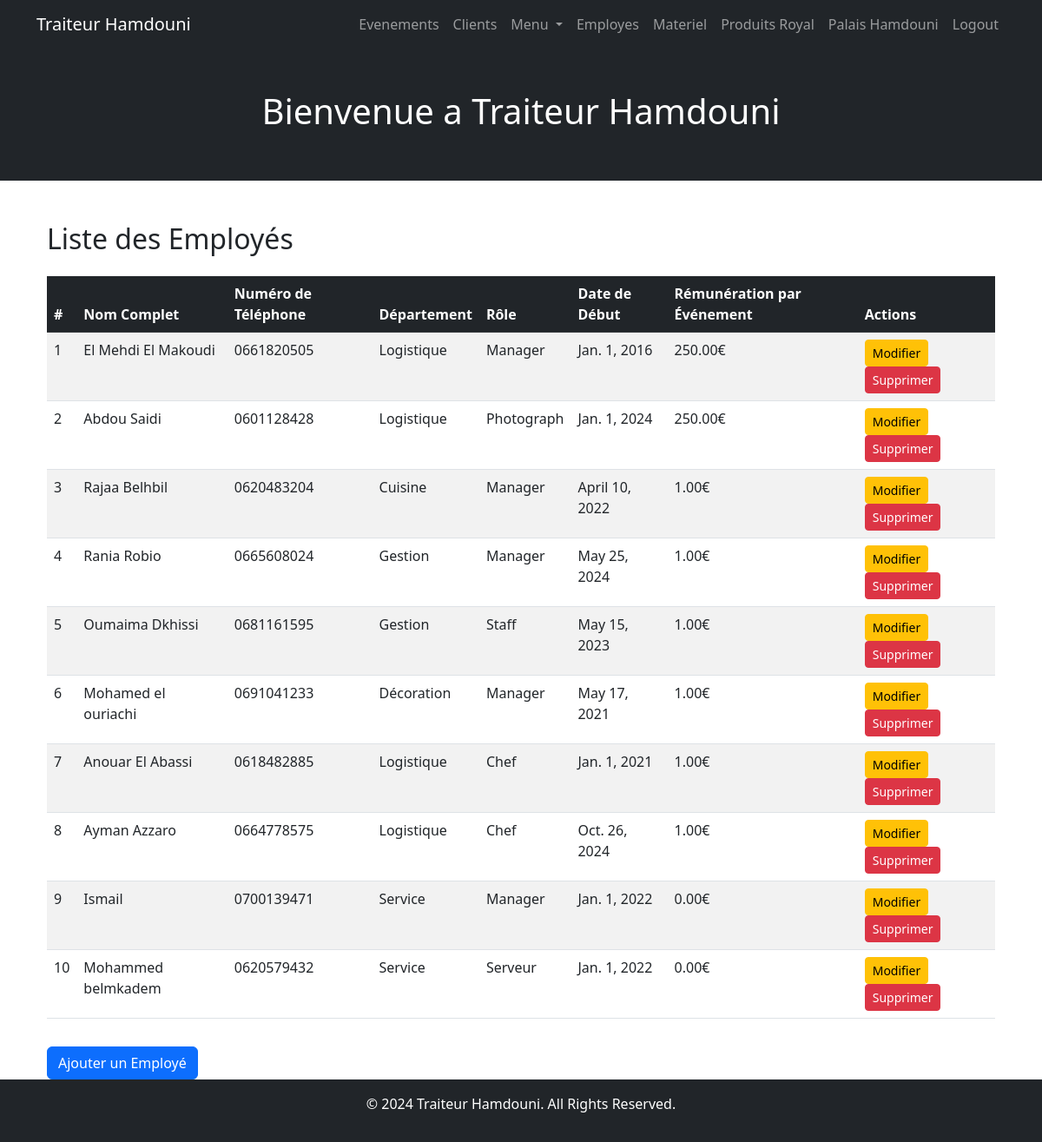
Screenshot of /employees/ (signed in) with the database file from the repository.
### employees/models.py (models this page shows, shortened)
class Employee(models.Model):
    full_name = models.CharField(max_length=255, verbose_name="Full Name")
    phone_number = models.CharField(max_length=15, verbose_name="Phone Number")
    department = models.CharField(max_length=50, choices=DEPARTMENTS, verbose_name="Department")
    role = models.CharField(max_length=50, choices=ROLES, verbose_name="Role")
    start_date = models.DateField(verbose_name="Date of Start")
    pay_per_event = models.DecimalField(max_digits=10, decimal_places=2, verbose_name="Pay Per Event")

### employees/views.py (the view)
# urls.py: path('', employee_list, name='employee_list'),  # List all employees
def employee_list(request):
    employees = Employee.objects.all()
    return render(request, 'employees/employee_list.html', {'employees': employees})

### employees/templates/employees/employee_list.html (shortened to what this page needs)
{% extends 'base.html' %}
{% block content %}
<div class="container mt-4">
    <h2 class="mb-4">Liste des Employés</h2>
    <table class="table table-striped">
        <thead class="table-dark">
            <tr>
                <th>#</th>
                <th>Nom Complet</th>
                <th>Numéro de Téléphone</th>
                <th>Département</th>
                <th>Rôle</th>
                <th>Date de Début</th>
                <th>Rémunération par Événement</th>
                <th>Actions</th>
            </tr>
        </thead>
        <tbody>
            {% for employee in employees %}
            <tr>
                <td>{{ forloop.counter }}</td>
                <td>{{ employee.full_name }}</td>
                <td>{{ employee.phone_number }}</td>
                <td>{{ employee.get_department_display }}</td>
                <td>{{ employee.get_role_display }}</td>
                <td>{{ employee.start_date }}</td>
                <td>{{ employee.pay_per_event }}€</td>
                <td>
                    <a href="{% url 'employees:edit_employee' employee.pk %}" class="btn btn-sm btn-warning">Modifier</a>
                    <a href="{% url 'employees:delete_employee' employee.pk %}" class="btn btn-sm btn-danger">Supprimer</a>
                </td>
            </tr>
            {% empty %}
            <tr>
                <td colspan="8" class="text-center">Aucun employé trouvé.</td>
            </tr>
            {% endfor %}
        </tbody>
    </table>
    <a href="{% url 'employees:add_employee' %}" class="btn btn-primary mt-3">Ajouter un Employé</a>
</div>
{% endblock %}

### client/templates/base.html (style rules this page uses)
html, body { height: 100%; margin: 0; }
body { display: flex; flex-direction: column; }
.container.mt-4 { flex: 1; }

### rows the page displays
Employee: full_name "El Mehdi El Makoudi", phone_number "0661820505", department "Logistique", role "Manager", start_date "Jan. 1, 2016", pay_per_event "250.00"
Employee: full_name "Abdou Saidi", phone_number "0601128428", department "Logistique", role "Photograph", start_date "Jan. 1, 2024", pay_per_event "250.00"
Employee: full_name "Rajaa Belhbil", phone_number "0620483204", department "Cuisine", role "Manager", start_date "April 10, 2022", pay_per_event "1.00"
Employee: full_name "Rania Robio", phone_number "0665608024", department "Gestion", role "Manager", start_date "May 25, 2024", pay_per_event "1.00"
Employee: full_name "Oumaima Dkhissi", phone_number "0681161595", department "Gestion", role "Staff", start_date "May 15, 2023", pay_per_event "1.00"
Employee: full_name "Mohamed el ouriachi", phone_number "0691041233", department "Décoration", role "Manager", start_date "May 17, 2021", pay_per_event "1.00"
Employee: full_name "Anouar El Abassi", phone_number "0618482885", department "Logistique", role "Chef", start_date "Jan. 1, 2021", pay_per_event "1.00"
Employee: full_name "Ayman Azzaro", phone_number "0664778575", department "Logistique", role "Chef", start_date "Oct. 26, 2024", pay_per_event "1.00"
Employee: full_name "Ismail", phone_number "0700139471", department "Service", role "Manager", start_date "Jan. 1, 2022", pay_per_event "0.00"
Employee: full_name "Mohammed belmkadem", phone_number "0620579432", department "Service", role "Serveur", start_date "Jan. 1, 2022", pay_per_event "0.00"
